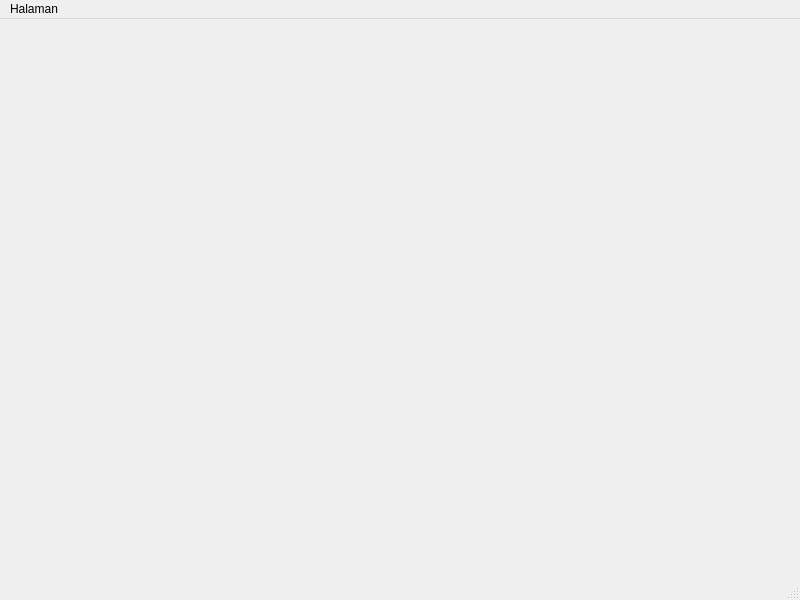
<?xml version="1.0" encoding="UTF-8"?>
<ui version="4.0">
 <class>Main</class>
 <widget class="QMainWindow" name="Main">
  <property name="geometry">
   <rect>
    <x>0</x>
    <y>0</y>
    <width>800</width>
    <height>600</height>
   </rect>
  </property>
  <property name="windowTitle">
   <string>Main</string>
  </property>
  <widget class="QWidget" name="centralwidget"/>
  <widget class="QMenuBar" name="menubar">
   <property name="geometry">
    <rect>
     <x>0</x>
     <y>0</y>
     <width>800</width>
     <height>25</height>
    </rect>
   </property>
   <widget class="QMenu" name="menuHalaman">
    <property name="title">
     <string>Halaman</string>
    </property>
    <addaction name="actionAdmin"/>
    <addaction name="actionProgram"/>
    <addaction name="actionStrategi"/>
    <addaction name="actionLembaga"/>
    <addaction name="actionRegulasi"/>
   </widget>
   <addaction name="menuHalaman"/>
  </widget>
  <widget class="QStatusBar" name="statusbar"/>
  <action name="actionAdmin">
   <property name="text">
    <string>Admin</string>
   </property>
  </action>
  <action name="actionLembaga">
   <property name="text">
    <string>Lembaga</string>
   </property>
  </action>
  <action name="actionStrategi">
   <property name="text">
    <string>Strategi</string>
   </property>
  </action>
  <action name="actionProgram">
   <property name="text">
    <string>Program</string>
   </property>
  </action>
  <action name="actionRegulasi">
   <property name="text">
    <string>Regulasi</string>
   </property>
  </action>
 </widget>
 <resources/>
 <connections/>
</ui>
